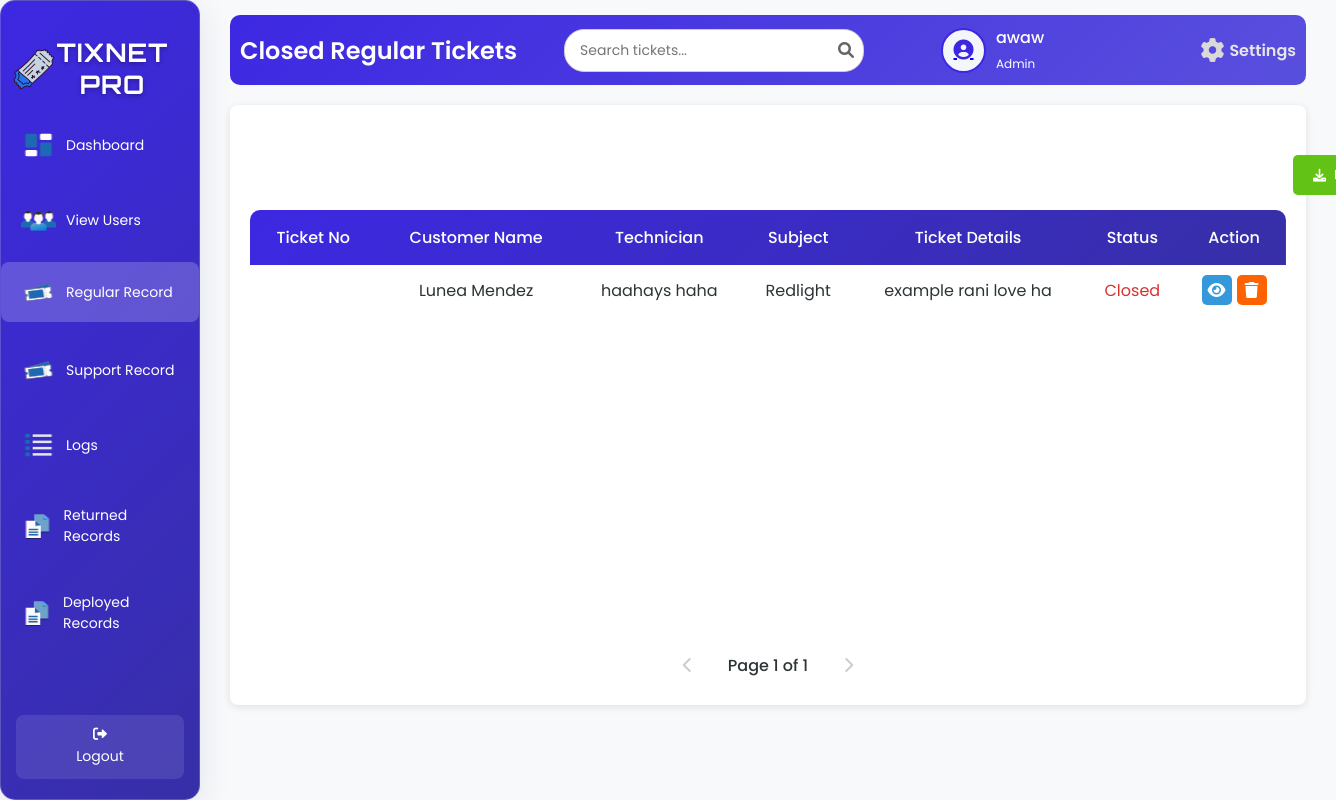
Before: /regular_close.php (signed in) with the older database file.
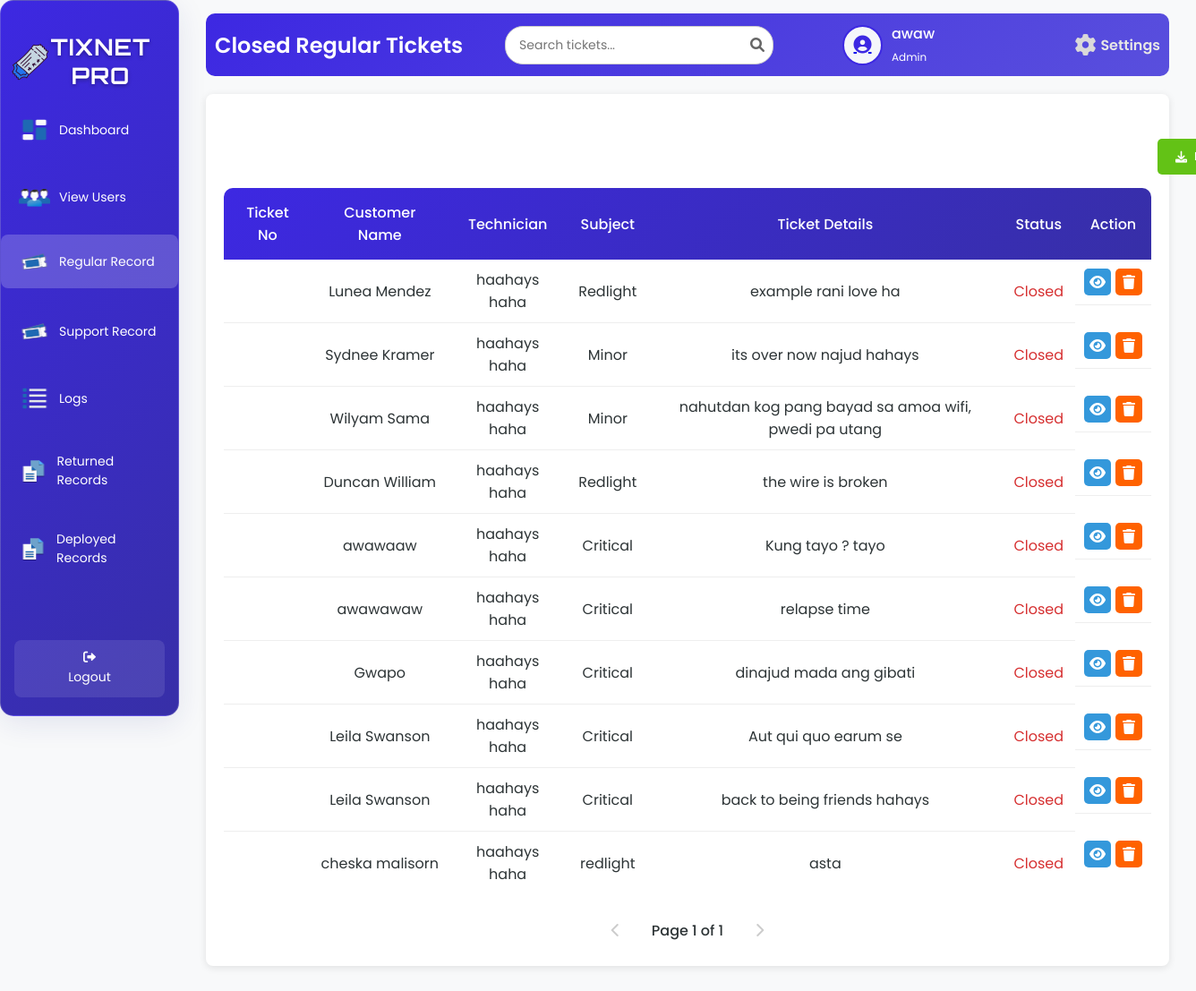
After: the same page with the newer database file.
### tables this page shows
CREATE TABLE `tbl_close_regular` (
  `te_id` int(50) NOT NULL,
  `t_aname` varchar(200) NOT NULL,
  `te_technician` varchar(200) NOT NULL,
  `t_subject` varchar(200) NOT NULL,
  `t_status` varchar(200) NOT NULL,
  `t_details` varchar(200) NOT NULL,
  `t_ref` varchar(200) NOT NULL
);

### regular_close.php (the view, shortened to what the changed rows need)
<?php
include 'db.php';
$searchTerm = isset($_GET['search']) ? trim($_GET['search']) : '';
$page = isset($_GET['page']) ? max(1, (int)$_GET['page']) : 1;
$limit = 10;
$resultTickets = null;
try {
    $searchLike = $searchTerm ? "%$searchTerm%" : null;
    $sqlTotal = "SELECT COUNT(*) AS total FROM tbl_close_regular";
    $stmtTotal = $conn->prepare($sqlTotal);
    $stmtTotal->execute();
    $resultTotal = $stmtTotal->get_result();
    $totalTickets = $resultTotal->fetch_assoc()['total'] ?? 0;
    $totalPages = max(1, ceil($totalTickets / $limit));
    $page = min($page, $totalPages);
    $offset = ($page - 1) * $limit;
    $sqlTickets = "SELECT t_ref, t_aname, te_technician, t_subject, t_status, t_details
                   FROM tbl_close_regular";
    $sqlTickets .= " ORDER BY t_ref ASC LIMIT ? OFFSET ?";
    $stmtTickets = $conn->prepare($sqlTickets);
    if ($searchTerm) {
        $stmtTickets->bind_param("sssssii", $searchLike, $searchLike, $searchLike, $searchLike, $searchLike, $limit, $offset);
    } else {
        $stmtTickets->bind_param("ii", $limit, $offset);
    }
    $stmtTickets->execute();
    $resultTickets = $stmtTickets->get_result();
} catch (Exception $e) {
    $errorMessage = htmlspecialchars($e->getMessage());
    echo "<script>alert('Error: $errorMessage');</script>";
}
?>
<!DOCTYPE html>
<html lang="en">
<head>
    <link rel="stylesheet" href="regular_close.css">
    <link rel="stylesheet" href="https://cdnjs.cloudflare.com/ajax/libs/font-awesome/6.0.0-beta3/css/all.min.css">
</head>
<body>
<div class="wrapper">
    <div class="sidebar glass-container">
        <h2><img src="image/logo.png" alt="Tix Net Icon" class="sidebar-icon">TixNet Pro</h2>
    </div>
    <div class="container">
        <div class="upper">
            <h1>Closed Regular Tickets</h1>
        </div>
        <div class="table-box">
            <table class="tickets-table">
                <thead>
                    <tr>
                        <th>Ticket No</th>
                        <th>Customer Name</th>
                        <th>Technician</th>
                        <th>Subject</th>
                        <th>Ticket Details</th>
                        <th>Status</th>
                        <th>Action</th>
                    </tr>
                </thead>
                <tbody id="tickets-table-body">
                    <?php
                    if ($resultTickets !== null && $resultTickets->num_rows > 0) {
                        while ($row = $resultTickets->fetch_assoc()) {
                            $ticketData = json_encode([
                                'ref' => $row['t_ref'],
                                'aname' => $row['t_aname'] ?? '',
                                'technician' => $row['te_technician'] ?? '',
                                'subject' => $row['t_subject'] ?? '',
                                'details' => $row['t_details'] ?? '',
                                'status' => ucfirst(strtolower($row['t_status'] ?? '')),
                            ], JSON_HEX_QUOT | JSON_HEX_TAG);
                            echo "<tr>
                                    <td>" . htmlspecialchars($row['t_ref']) . "</td>
                                    <td>" . htmlspecialchars($row['t_aname'] ?? '') . "</td>
                                    <td>" . htmlspecialchars($row['te_technician'] ?? '') . "</td>
                                    <td>" . htmlspecialchars($row['t_subject'] ?? '') . "</td>
                                    <td>" . htmlspecialchars($row['t_details'] ?? '') . "</td>
                                    <td class='status-closed'>" . ucfirst(strtolower($row['t_status'] ?? '')) . "</td>
                                    <td class='action-buttons'>
                                        <span class='view-btn' onclick='showViewModal($ticketData)' title='View'><i class='fas fa-eye'></i></span>
                                        <span class='delete-btn' onclick=\"openDeleteModal('" . htmlspecialchars($row['t_ref'], ENT_QUOTES, 'UTF-8') . "')\" title='Delete'><i class='fas fa-trash'></i></span>
                                    </td>
                                  </tr>";
                        }
                    } else {
                        echo "<tr><td colspan='7'>No closed regular tickets found or an error occurred.</td></tr>";
                    }
                    ?>
                </tbody>
            </table>
        </div>
    </div>
</div>
</body>
</html>

Changed rows visible on the page:
added tbl_close_regular: t_aname "Sydnee Kramer", te_technician "haahays haha", t_subject "Minor", t_details "its over now najud hahays", t_status "Closed"
added tbl_close_regular: t_aname "Wilyam Sama", te_technician "haahays haha", t_subject "Minor", t_details "nahutdan kog pang bayad sa amoa wifi, pwedi pa utang", t_status "Closed"
added tbl_close_regular: t_aname "Duncan William", te_technician "haahays haha", t_subject "Redlight", t_details "the wire is broken", t_status "Closed"
added tbl_close_regular: t_aname "awawaaw", te_technician "haahays haha", t_subject "Critical", t_details "Kung tayo ? tayo", t_status "Closed"
added tbl_close_regular: t_aname "awawawaw", te_technician "haahays haha", t_subject "Critical", t_details "relapse time", t_status "Closed"
added tbl_close_regular: t_aname "Gwapo", te_technician "haahays haha", t_subject "Critical", t_details "dinajud mada ang gibati", t_status "Closed"
added tbl_close_regular: t_aname "Leila Swanson", te_technician "haahays haha", t_subject "Critical", t_details "Aut qui quo earum se", t_status "Closed"
added tbl_close_regular: t_aname "Leila Swanson", te_technician "haahays haha", t_subject "Critical", t_details "back to being friends hahays", t_status "Closed"
added tbl_close_regular: t_aname "cheska malisorn", te_technician "haahays haha", t_subject "redlight", t_details "asta", t_status "Closed"
